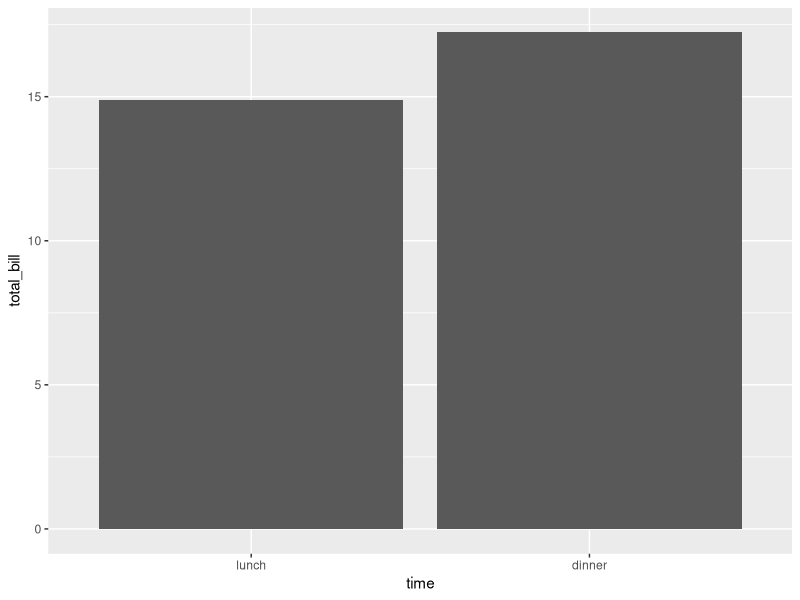

Recreate this plot in R.
#install.packages("ggplot2")

library("ggplot2")

dat<- data.frame(
  time = factor( c("lunch","dinner"), levels=c("lunch","dinner")),
  total_bill= c(14.89, 17.23)
  )
dat

ggplot(data=dat, aes(x=time, y=total_bill)) +
  geom_bar(stat="identity")

A<-2
A
A<-3
A
A<-3
A
B<-5
A < B
A > B
C <- "Profesorsita"
C
D <- "Diana"
D
D > C
D>C
D<C
!(TRUE)
